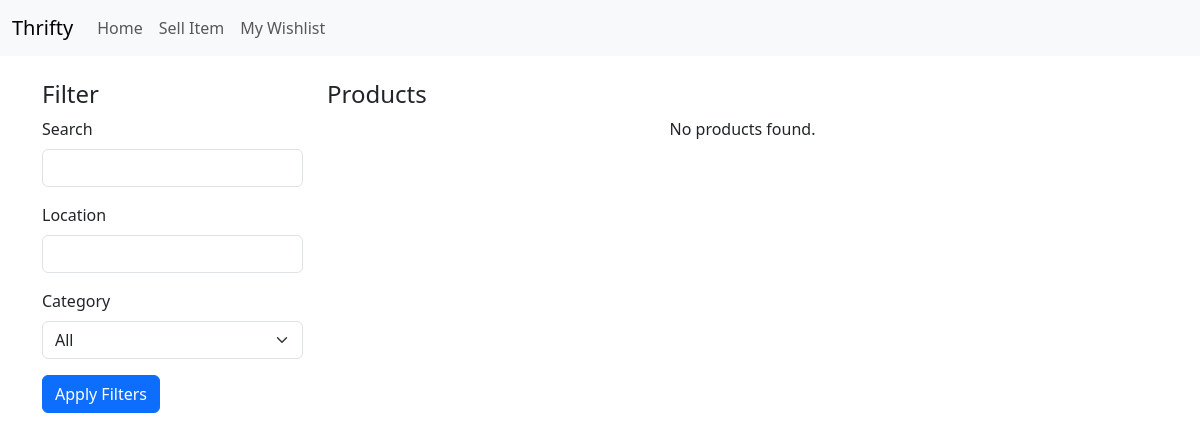
The app's page /, older data.
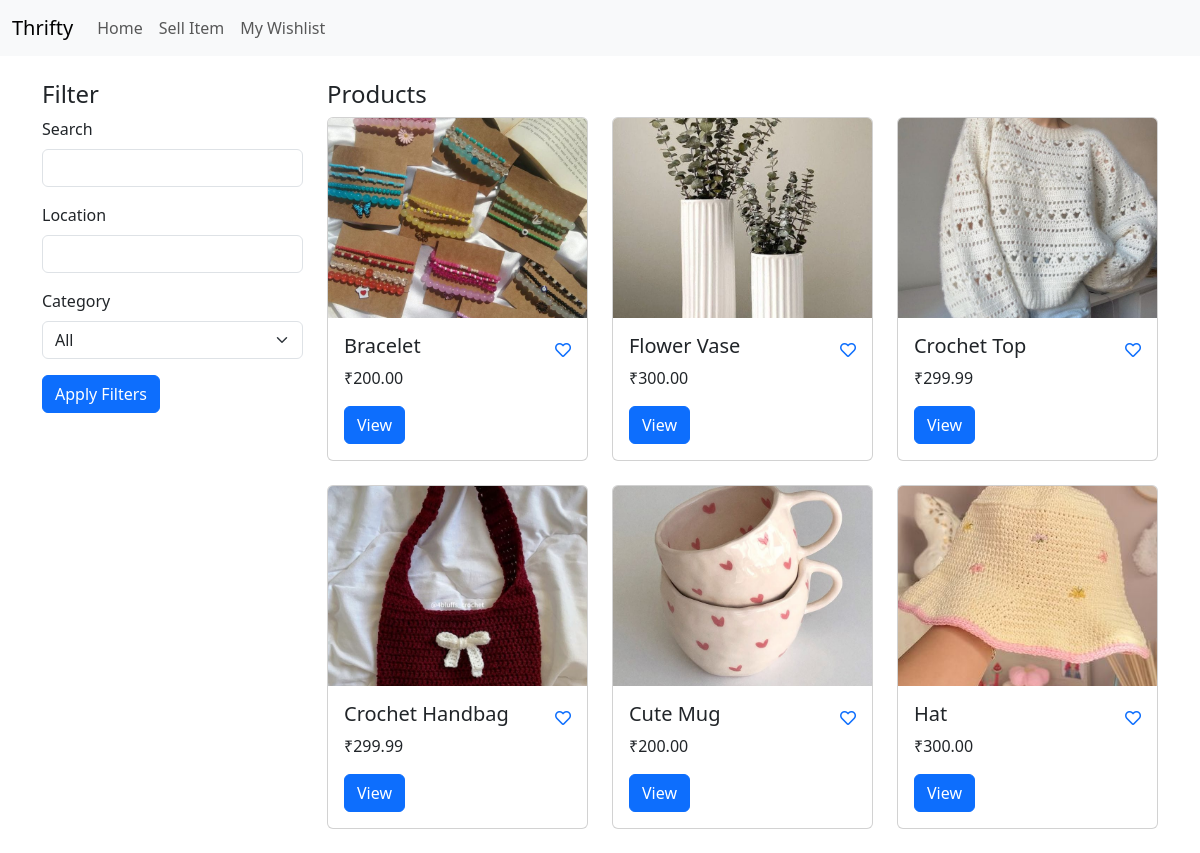
The same page, newer data.
### listings/models.py (models this page shows, shortened)
class Listing(models.Model):
    CATEGORY_CHOICES = (
        ('Apparel', 'Apparel'),
        ('Electronics', 'Electronics'),
        ('Home Decor', 'Home Decor'),
        ('Books', 'Books'),
        ('Collectibles', 'Collectibles'),
        ('Other', 'Other'),
    )
    title = models.CharField(max_length=100)
    description = models.TextField()
    price = models.DecimalField(max_digits=10, decimal_places=2)
    location = models.CharField(max_length=100)
    category = models.CharField(max_length=20, choices=CATEGORY_CHOICES, default='Other')
    image = models.ImageField(upload_to='listing_images/')
    date_posted = models.DateTimeField(default=timezone.now)

### listings/views.py (the view)
# urls.py: path('', views.product_list, name='product_list'),
def product_list(request):
    search_query = request.GET.get('search_query')
    location_query = request.GET.get('location')
    category_query = request.GET.get('category')
    listings = Listing.objects.all()
    if search_query:
        listings = listings.filter(title__icontains=search_query)
    if location_query:
        listings = listings.filter(location__icontains=location_query)
    if category_query:
        listings = listings.filter(category=category_query)
    favorited_listings = request.session.get('favorites', [])
    context = {
        'products': listings,
        'search_query': search_query or '',
        'location_query': location_query or '',
        'category_query': category_query or '',
        'categories': Listing.CATEGORY_CHOICES,
        'favorited_listings': favorited_listings,
    }
    return render(request, 'product_list.html', context)

### listings/templates/product_list.html (shortened to what this page needs)
{% extends 'base.html' %}
{% block content %}
<div class="row">
    <div class="col-md-3">
        <h4>Filter</h4>
        <form method="GET" action="{% url 'product_list' %}">
            <div class="mb-3">
                <label for="search_query" class="form-label">Search</label>
                <input type="text" class="form-control" id="search_query" name="search_query" value="{{ search_query }}">
            </div>
            <div class="mb-3">
                <label for="location" class="form-label">Location</label>
                <input type="text" class="form-control" id="location" name="location" value="{{ location_query }}">
            </div>
            <div class="mb-3">
                <label for="category" class="form-label">Category</label>
                <select class="form-select" id="category" name="category">
                    <option value="">All</option>
                </select>
            </div>
            <button type="submit" class="btn btn-primary">Apply Filters</button>
        </form>
    </div>
    <div class="col-md-9">
        <h4>Products</h4>
        <div class="row">
            {% for product in products %}
            <div class="col-md-4 mb-4">
                <div class="card">
                    <img src="{{ product.image.url }}" class="card-img-top" alt="{{ product.title }}" style="height: 200px; object-fit: cover;">
                    <div class="card-body">
                        <div class="d-flex justify-content-between align-items-center">
                            <h5 class="card-title">{{ product.title }}</h5>
                            <a href="{% url 'toggle_favorite' product.id %}">
                                {% if product.id in favorited_listings %}
                                    <i class="fas fa-heart text-danger"></i>
                                {% else %}
                                    <i class="far fa-heart"></i>
                                {% endif %}
                            </a>
                        </div>
                        <p class="card-text">₹{{ product.price }}</p>
                        <a href="{% url 'product_detail' product.id %}" class="btn btn-primary">View</a>
                    </div>
                </div>
            </div>
            {% empty %}
            <div class="col-12 text-center">
                <p>No products found.</p>
            </div>
            {% endfor %}
        </div>
    </div>
</div>
{% endblock %}

### templates/base.html (shortened to what this page needs)
<!doctype html>
<html lang="en">
<head>
    <link href="https://cdn.jsdelivr.net/npm/bootstrap@5.3.3/dist/css/bootstrap.min.css" rel="stylesheet">
    <link rel="stylesheet" href="https://cdnjs.cloudflare.com/ajax/libs/font-awesome/5.15.4/css/all.min.css">
</head>
<body>
    <nav class="navbar navbar-expand-lg navbar-light bg-light">
        <div class="container-fluid">
            <a class="navbar-brand" href="{% url 'product_list' %}">Thrifty</a>
            <div class="collapse navbar-collapse" id="navbarNav">
                <ul class="navbar-nav me-auto">
                    <li class="nav-item">
                        <a class="nav-link" href="{% url 'product_list' %}">Home</a>
                    </li>
                    <li class="nav-item">
                        <a class="nav-link" href="{% url 'create_listing' %}">Sell Item</a>
                    </li>
                    <li class="nav-item">
                        <a class="nav-link" href="{% url 'favorite_list' %}">My Wishlist</a>
                    </li>
                </ul>
            </div>
        </div>
    </nav>
    <div class="container mt-4">
        {% block content %}
        {% endblock %}
    </div>
</body>
</html>

Row changes from the older to the newer data that the page shows:
added Listing: image (picture), title "Bracelet", price "200.00"
added Listing: image (picture), title "Flower Vase", price "300.00"
added Listing: image (picture), title "Crochet Top", price "299.99"
added Listing: image (picture), title "Crochet Handbag", price "299.99"
added Listing: image (picture), title "Cute Mug", price "200.00"
added Listing: image (picture), title "Hat", price "300.00"
Text that changed along with them:
text no longer shown: "No products found."
